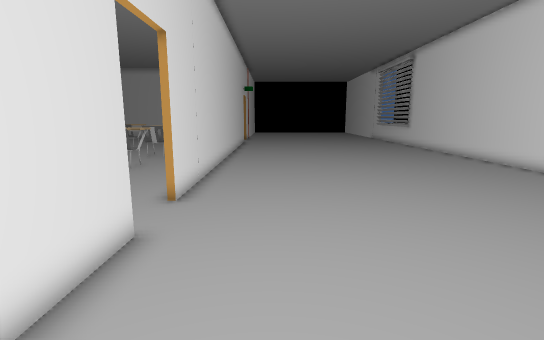
View 1 (above)

16 first-person views from a walk through a 3-D level made in the Unity game engine. The camera is 1.2 m above the floor, tilts 10° down and sees 85° across. Doors are open. The floor is counted in squares, 0.5 m on a side. Each view is taken from the middle of a square. On the plan, view 1 faces up. The plan holds only what a view shows up to about 19 squares ahead; the rest is blank. The place goes on beyond the plan. The player character is not drawn. Some animated figures are left out. Some surface patterns are stand-ins.

View 2
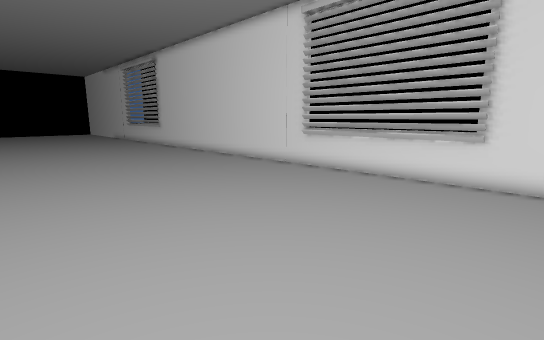

View 3
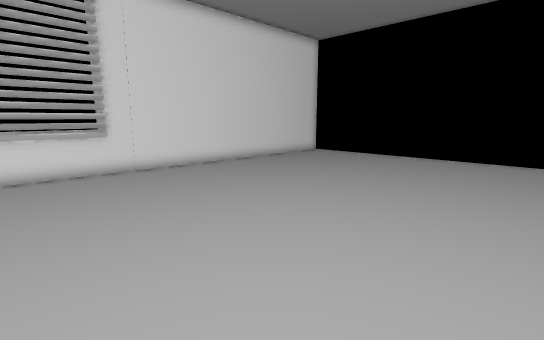

View 4
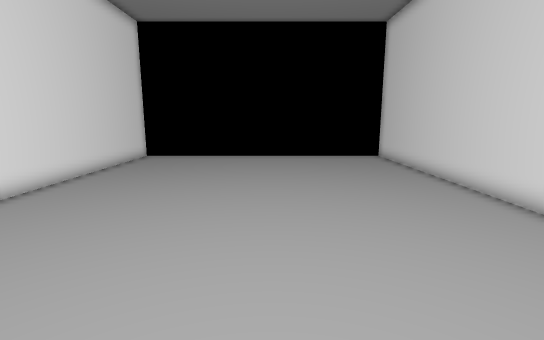

View 5
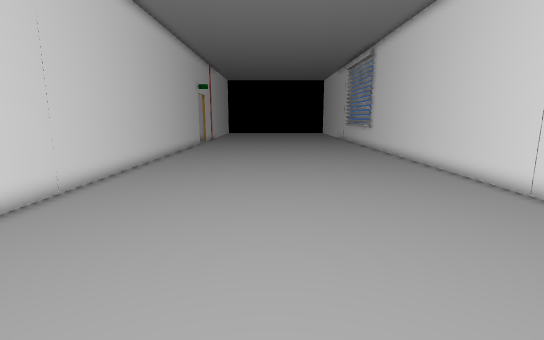

View 6
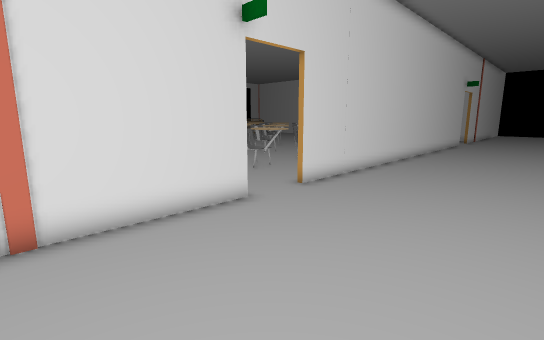

View 7
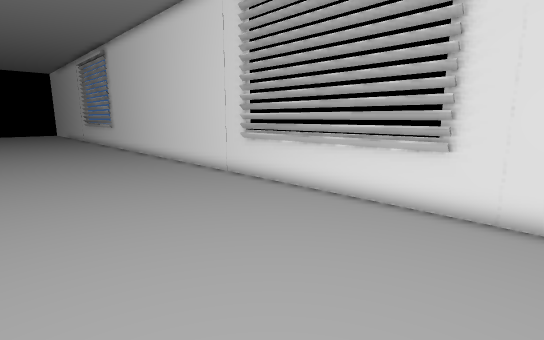

View 8
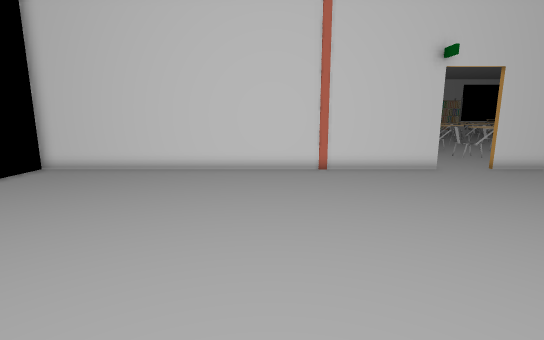

View 9
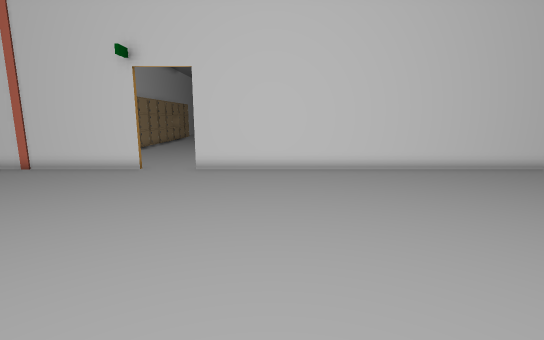

View 10
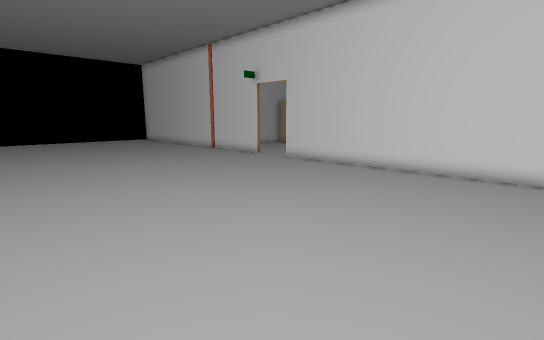

View 11
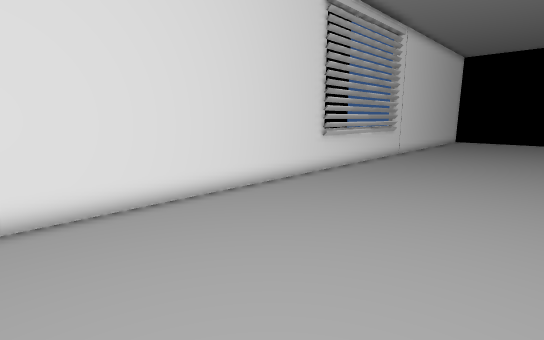

View 12
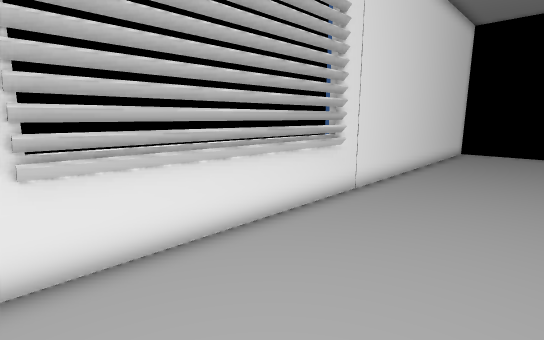

View 13
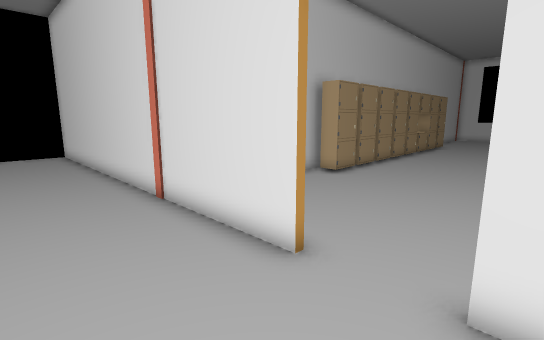

View 14
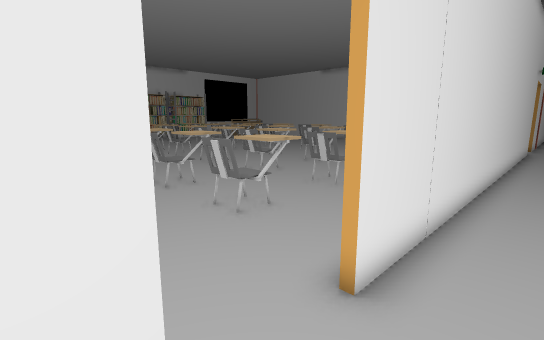

View 15
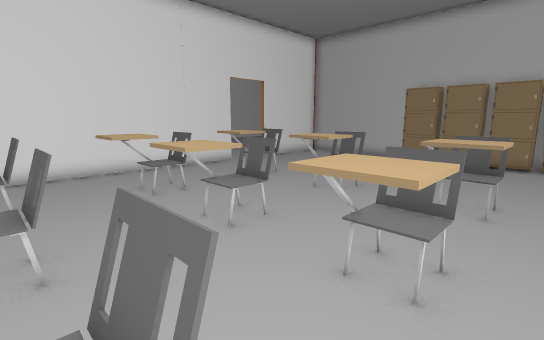

View 16
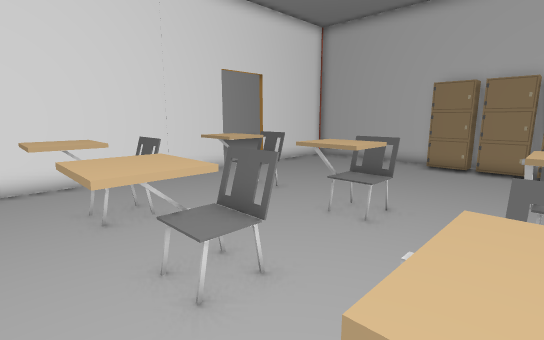

### Floor plan
Points are (right, up) in squares from view 1. A wall is a line through its corners. A room is listed if a view was taken in it or the views show most of it. See-through windows are left out.
Room 1 (views 1, 2, 3, 4, 5, 6, 7, 8, 9, 10, 11, 12, 13, 14)
walls: (-2.8, 5.9) (-2.8, -12.9); (-2.8, 21.5) (-2.8, 8.4); (12, -12.9) (12, 21.4)
ways out: open door at (-3, 7) to room 2
Room 2 (views 15, 16)
walls: (-3.1, 8.4) (-3.1, 18.5); (-12.1, 0.5) (-4, 0.5); (-14.2, 0.5) (-13.8, 0.5); (-3.1, 1.5) (-3.1, 5.9)
ways out: open door at (-3, 7) to room 1
objects: other object (-17, 1) to (-16, 2); other object (-16, 9) to (-15, 9); other object (-16, 11) to (-15, 12); other object (-16, 14) to (-15, 16); other object (-16, 18) to (-15, 18); other object (-15, 1) to (-14, 2); other object (-13, 1) to (-12, 2); other object (-12, 9) to (-11, 9); other object (-12, 11) to (-11, 12); other object (-12, 14) to (-11, 16); other object (-12, 18) to (-11, 18); other object (-11, 1) to (-10, 2); other object (-11, 20); other object (-8, 9) to (-7, 9); other object (-8, 11) to (-7, 12); other object (-8, 14) to (-7, 16); other object (-8, 18) to (-7, 18)

Positions as (right, up) in squares from view 1, and headings:
1: (0, 0), facing up
2: (0, 0), facing up-right
3: (-2, 6), facing down-right
4: (4, 6), facing down
5: (4, 2), facing up
6: (4, 0), facing up-left
7: (4, 0), facing up-right
8: (11, -2), facing left
9: (11, 12), facing left
10: (11, 21), facing down-left
11: (4, 21), facing down-right
12: (7, 10), facing down-right
13: (1, 9), facing down-left
14: (-1, 5), facing up-left
15: (-17, 19), facing down-right
16: (-15, 17), facing down-right
